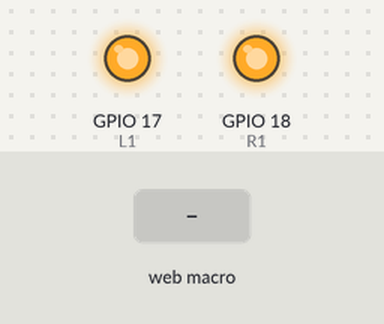
The program below on a simulated Raspberry Pi (BCM pin numbers). Parts: output pins drawn as LEDs (lit = HIGH). Inputs (shaded band) come from the test bench.

Above: at 1.2 s.
1.3 s: macro go_forward called from the web page (any arguments are "1")
At 2.1 s:
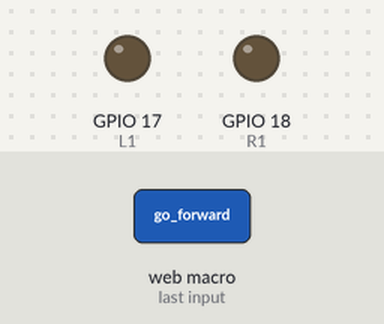
2.8 s: macro turn_left called from the web page (any arguments are "1")
At 3.2 s:
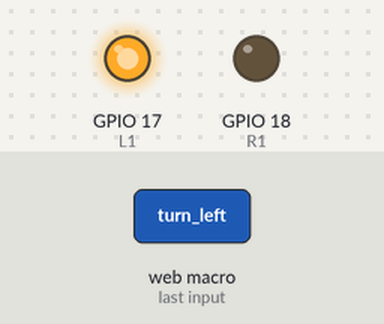
4.3 s: macro turn_right called from the web page (any arguments are "1")
At 5.5 s:
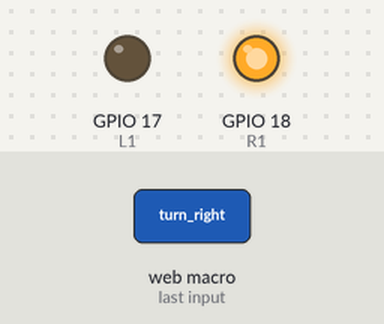
5.8 s: macro stop called from the web page (any arguments are "1")
At 6.7 s:
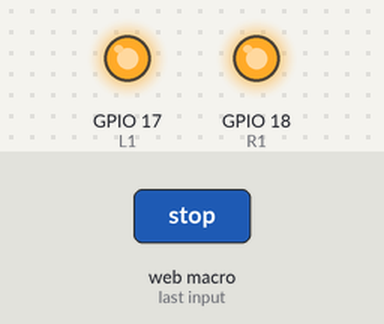
Timing chart, 0 to 8.3 s (numbered marks = the images above; inputs shaded):
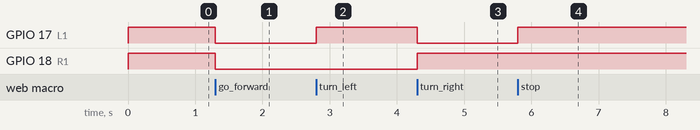

The program:

cambot.py
```python
# Imports
import webiopi

# Retrieve GPIO lib
GPIO = webiopi.GPIO

# -------------------------------------------------- #
# Constants definition                               #
# -------------------------------------------------- #

# Left motor GPIOs
L1=17  # GPIO0

# Right motor GPIOs
R1=18 # GPIO1


# -------------------------------------------------- #
# Macro definition part                              #
# -------------------------------------------------- #

def go_forward():
    GPIO.output(L1, GPIO.LOW)
    GPIO.output(R1, GPIO.LOW)


#def go_backward():

def turn_left():
    GPIO.output(L1, GPIO.HIGH)
    GPIO.output(R1, GPIO.LOW)

def turn_right():
    GPIO.output(L1, GPIO.LOW)
    GPIO.output(R1, GPIO.HIGH)

def stop():
    GPIO.output(L1, GPIO.HIGH)
    GPIO.output(R1, GPIO.HIGH)

# -------------------------------------------------- #
# Initialization part                                #
# -------------------------------------------------- #

# Setup GPIOs
GPIO.setFunction(L1, GPIO.OUT)

GPIO.setFunction(R1, GPIO.OUT)


stop()

# -------------------------------------------------- #
# Main server part                                   #
# -------------------------------------------------- #


# Instantiate the server on the port 8000, it starts immediately in its own thread
server = webiopi.Server(port=8000, login="cambot", password="cambot")

# Register the macros so you can call it with Javascript and/or REST API

server.addMacro(go_forward)
#server.addMacro(go_backward)
server.addMacro(turn_left)
server.addMacro(turn_right)
server.addMacro(stop)

# -------------------------------------------------- #
# Loop execution part                                #
# -------------------------------------------------- #

# Run our loop until CTRL-C is pressed or SIGTERM received
webiopi.runLoop()

# -------------------------------------------------- #
# Termination part                                   #
# -------------------------------------------------- #

# Stop the server
server.stop()

# Reset GPIO functions
GPIO.setFunction(L1, GPIO.IN)
GPIO.setFunction(R1, GPIO.IN)
```

Measured:
- after the input at 1.3 s, GPIO 17 (L1), GPIO 18 (R1): HIGH → LOW at once
- after the input at 2.8 s, GPIO 17 (L1): LOW → HIGH at once
- after the input at 4.3 s, GPIO 17 (L1): HIGH → LOW at once; GPIO 18 (R1): LOW → HIGH at once
- after the input at 5.8 s, GPIO 17 (L1): LOW → HIGH at once
